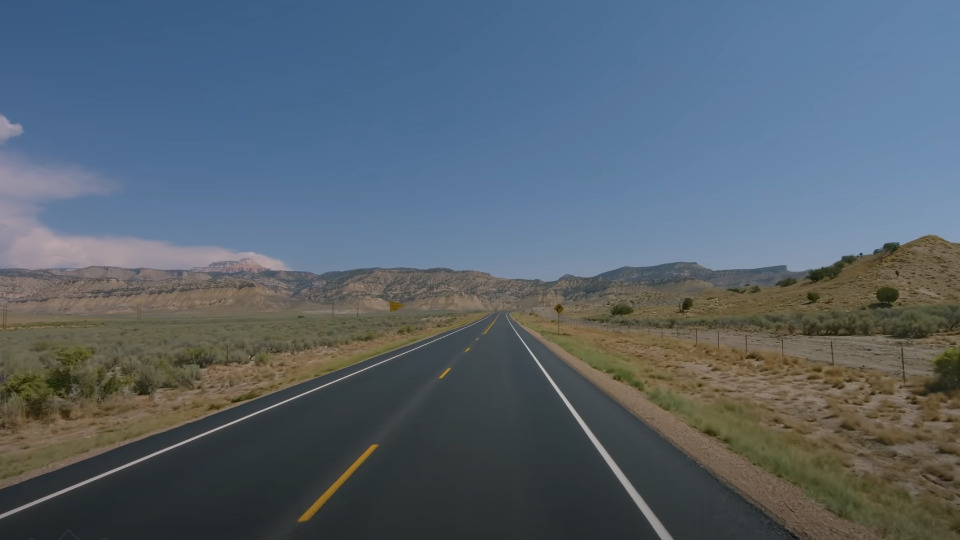
#> input picture input/01.jpeg, 960 x 540 px; its folder holds only this picture in this run
$ jupyter execute --allow-errors pdi.ipynb
#> lines starting #> are read from the running program, lines starting #| are printed output that depends on the picture; after the words box and inside, x2 and y2 are one past the last pixel; in counts of white or black regions, pixels touching at a corner belong together
[cell 1]
import matplotlib.pyplot as plt
import matplotlib.image as mpimg
import numpy as np
import math
import cv2
import os

[cell 2]
# Carrega imagens de entrada
image_names = os.listdir('input')
images = []

for image_name in image_names:
    images.append({"name": image_name, "image": mpimg.imread('input/' + image_name)})

[cell 3]
import math
import statistics


def grayscale(img):
    return cv2.cvtColor(img, cv2.COLOR_RGB2GRAY)

def canny(img, low_threshold, high_threshold):
    return cv2.Canny(img, low_threshold, high_threshold)

def gaussian_blur(img, kernel_size):
    return cv2.GaussianBlur(img, (kernel_size, kernel_size), 0)

def region_of_interest(img, vertices):
    mask = np.zeros_like(img)
    ignore_mask_color = 255
    cv2.fillPoly(mask, vertices, ignore_mask_color)
    # Retorna onde os pixels não são zero
    masked_image = cv2.bitwise_and(img, mask)
    return masked_image


def draw_lines(img, lines):
    # Define a cor das linhas
    color=[255, 0, 255]
    # Define a grossura da linha sendo desenhada
    thickness=3
    """
    Essa função é responsável por encontrar as linhas na imagem.
    Separar segmentos de linha por sua inclinação partindo de duas cordenadas ((y2-y1)/(x2-x1)) para decidir quais segmentos
    fazem parte da linha à esquerda e à direita.
    Calcular a média da posição de cada uma das linhas e extrapolar para o topo e a base da pista.
    """
    left_lines = []
    right_lines = []
    for line in lines:
        for x1,y1,x2,y2 in line:
            # Desenha uma linha a partir das coordenadas
            cv2.line(img, (x1, y1), (x2, y2), color, thickness)
            slope = (y2 - y1) / (x2 - x1)
            if slope > 0 and slope < math.inf:
                right_lines.append(line)
            elif slope < 0 and slope > -math.inf:
                left_lines.append(line)

    left_avg_slope, left_avg_intercept = find_median_slope_intercept(left_lines)
    right_avg_slope, right_avg_intercept = find_median_slope_intercept(right_lines)
    left_min_y = get_min_y(left_lines)
    left_max_y = img.shape[0]
    right_min_y = get_min_y(right_lines)
    right_max_y = img.shape[0]
    left_min_x = (left_min_y - left_avg_intercept) / left_avg_slope
    left_max_x = (left_max_y - left_avg_intercept) / left_avg_slope
    right_min_x = (right_min_y - right_avg_intercept) / right_avg_slope
    right_max_x = (right_max_y - right_avg_intercept) / right_avg_slope
    cv2.line(img, (int(left_min_x), int(left_min_y)), (int(left_max_x), int(left_max_y)), color, 5)
    cv2.line(img, (int(right_min_x), int(right_min_y)), (int(right_max_x), int(right_max_y)), color, 5)

def get_min_y(lines):
    min_y = math.inf
    for line in lines:
        for x1,y1,x2,y2 in line:
            min_y = min([min_y, y1, y2])
    return min_y

def find_median_slope_intercept(lines):
    slopes = []
    intercepts = []
    for line in lines:
        for x1,y1,x2,y2 in line:
            # Diferença entre as coordenadas da linha
            slope = (y2 - y1) / (x2 - x1)
            slopes.append(slope)
            intercepts.append(y2 - slope*x2)
    median_slope = statistics.median(slopes)
    median_intercept = statistics.median(intercepts)
    return median_slope, median_intercept

def hough_lines(img, rho, theta, threshold, min_line_len, max_line_gap):
    """
    'HoughLinesP' é uma técnica popular para detectar qualquer forma,
    se você puder representar essa forma na forma matemática.
    Ele pode detectar a forma mesmo que esteja quebrada ou distorcida um pouco
    https://opencv24-python-tutorials.readthedocs.io/en/latest/py_tutorials/py_imgproc/py_houghlines/py_houghlines.html
    """
    lines = cv2.HoughLinesP(img, rho, theta, threshold, np.array([]), minLineLength=min_line_len, maxLineGap=max_line_gap)
    line_img = np.zeros((img.shape[0], img.shape[1], 3), dtype=np.uint8)
    draw_lines(line_img, lines)
    return line_img

# [9 lines left out: function weighted_img, not called in this run]

[cell 4]
def extract_section_of_interest(image):
    gray = grayscale(image)
    blur_gray = gaussian_blur(gray, 3)
    canny_gray = canny(blur_gray, 128, 200)
    vertices = np.array([[(400, 350), (650, 350), (image.shape[1], image.shape[0]), (100, image.shape[0])]])
    """
    [400 350]
    [650 350]
    [960 540]
    [100 540]
    """
    roi_gray = region_of_interest(canny_gray, vertices)
    return roi_gray

[cell 5]
def color_section_of_interest(masked_image):
    rho = 1
    theta = np.pi/180.0
    threshold = 10
    min_line_len = 5
    max_line_gap = 20
    line_gray = hough_lines(masked_image, rho, theta, threshold, min_line_len, max_line_gap)
    return line_gray

[cell 6]
# Salva imagens extraindo região de interesse e colorindo
def save_image_section_of_interest():
    for image in images:
        image_name = image['name']
        masked_image = extract_section_of_interest(image['image'])
        masked_colored_image = color_section_of_interest(masked_image)
        cv2.imwrite('output/interest_area/' + image_name, masked_image)
        cv2.imwrite('output/colored_interest_area/' + image_name, masked_colored_image)
#> this loop made 1 pass
#> (image_name, vertices in extract_section_of_interest, rho in color_section_of_interest, theta in color_section_of_interest, threshold in color_section_of_interest, min_line_len in color_section_of_interest, max_line_gap in color_section_of_interest) on pass 1: ('01.jpeg', [[400, 350], [650, 350], [960, 540], [100, 540]], 1, 0.0175, 10, 5, 20)
#> pass 1, in extract_section_of_interest, `gray = grayscale(image)`:
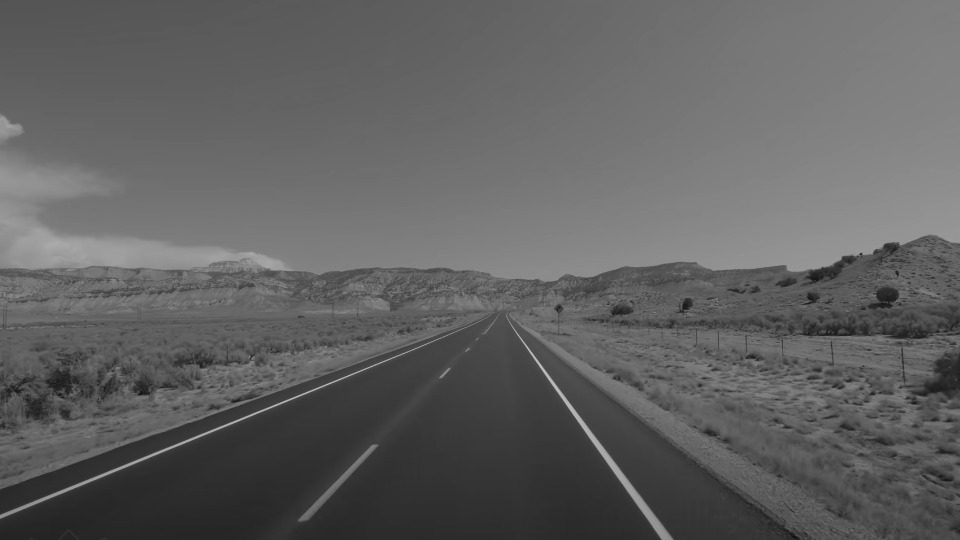
#> gray: shape (540, 960); min 12, max 196, mean 96.7
#> pass 1, in extract_section_of_interest, `canny_gray = canny(blur_gray, 128, 200)`:
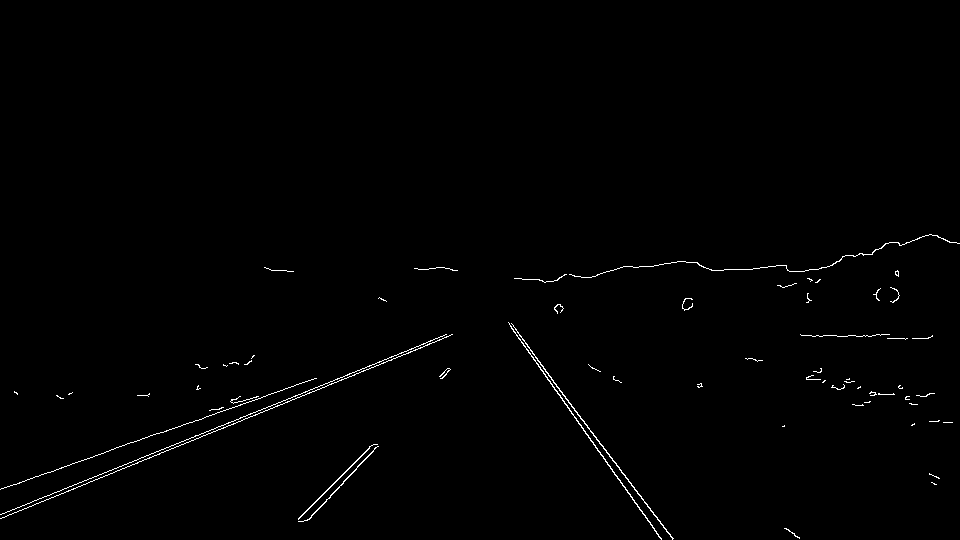
#> canny_gray: shape (540, 960); 0.72% white in thin lines or dots, all inside (x1, y1, x2, y2) = (0, 234, 960, 540)
#> pass 1, in region_of_interest, `masked_image = cv2.bitwise_and(img, mask)`:
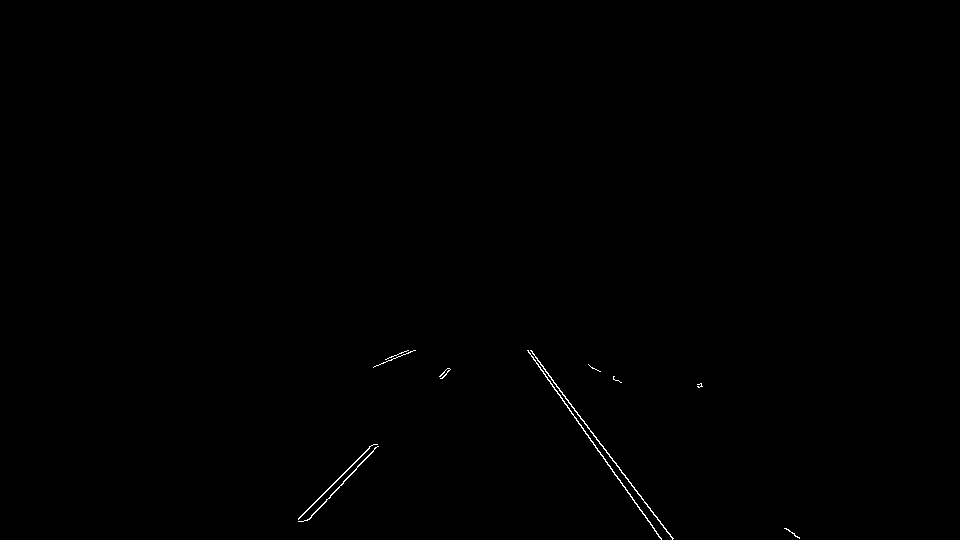
#> masked_image: shape (540, 960); 0.22% white in thin lines or dots, all inside (x1, y1, x2, y2) = (298, 350, 800, 540)

save_image_section_of_interest()

$ run again, on input/05.jpeg
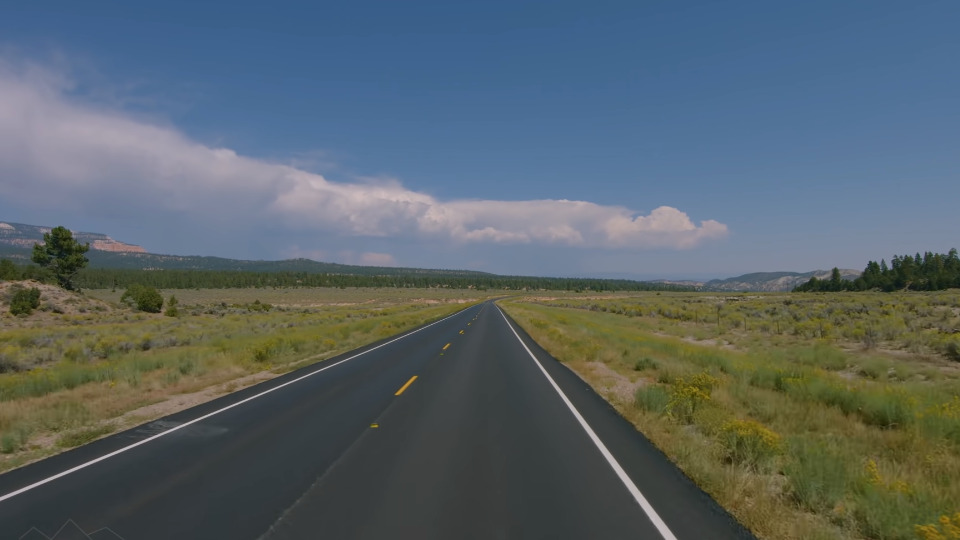
#> input picture input/05.jpeg, 960 x 540 px
#> the loop in save_image_section_of_interest, `for image in images:` made 1 pass
#> (image_name, vertices in extract_section_of_interest, rho in color_section_of_interest, theta in color_section_of_interest, threshold in color_section_of_interest, min_line_len in color_section_of_interest, max_line_gap in color_section_of_interest) on pass 1: ('05.jpeg', [[400, 350], [650, 350], [960, 540], [100, 540]], 1, 0.0175, 10, 5, 20)
#> pass 1, in extract_section_of_interest, `canny_gray = canny(blur_gray, 128, 200)`:
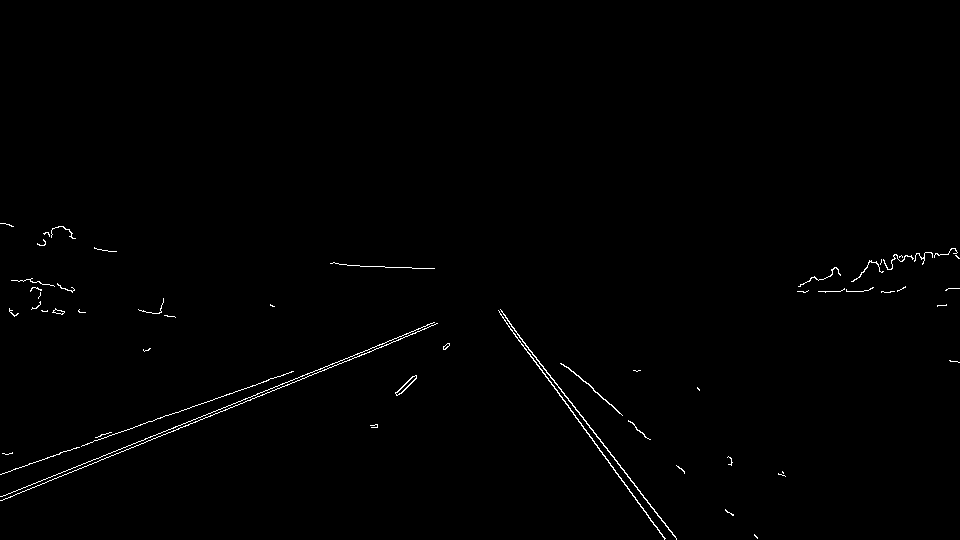
#> canny_gray: shape (540, 960); 0.65% white in thin lines or dots, all inside (x1, y1, x2, y2) = (0, 223, 960, 540)
#> pass 1, in region_of_interest, `masked_image = cv2.bitwise_and(img, mask)`:
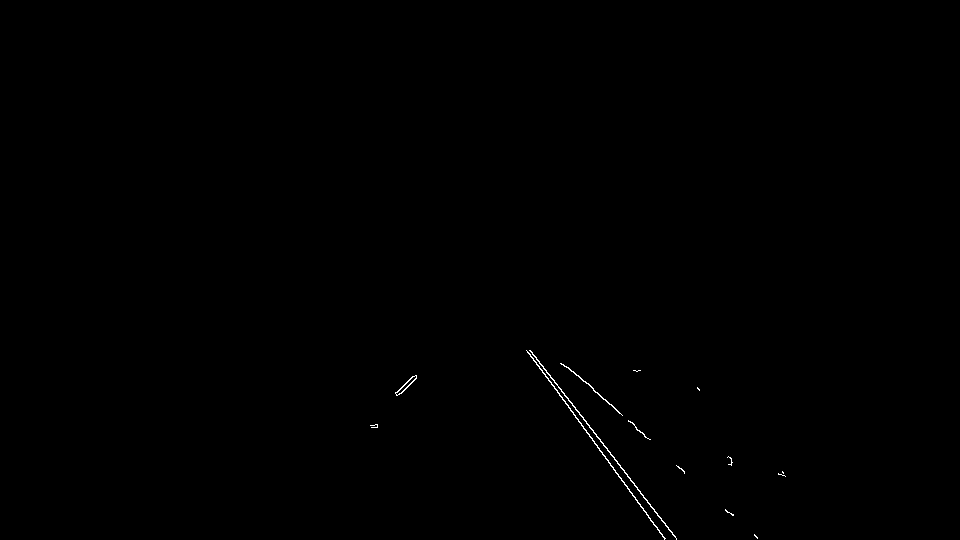
#> masked_image: shape (540, 960); 0.19% white in thin lines or dots, all inside (x1, y1, x2, y2) = (370, 350, 786, 540)

$ run again, on input/06.jpeg
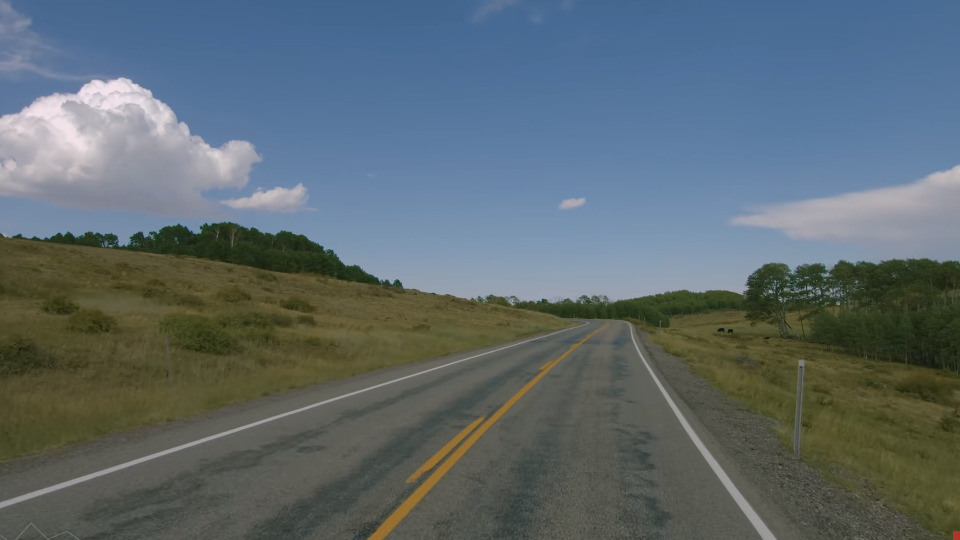
#> input picture input/06.jpeg, 960 x 540 px
#> the loop in save_image_section_of_interest, `for image in images:` made 1 pass
#> (image_name, vertices in extract_section_of_interest, rho in color_section_of_interest, theta in color_section_of_interest, threshold in color_section_of_interest, min_line_len in color_section_of_interest, max_line_gap in color_section_of_interest) on pass 1: ('06.jpeg', [[400, 350], [650, 350], [960, 540], [100, 540]], 1, 0.0175, 10, 5, 20)
#> pass 1, in extract_section_of_interest, `canny_gray = canny(blur_gray, 128, 200)`:
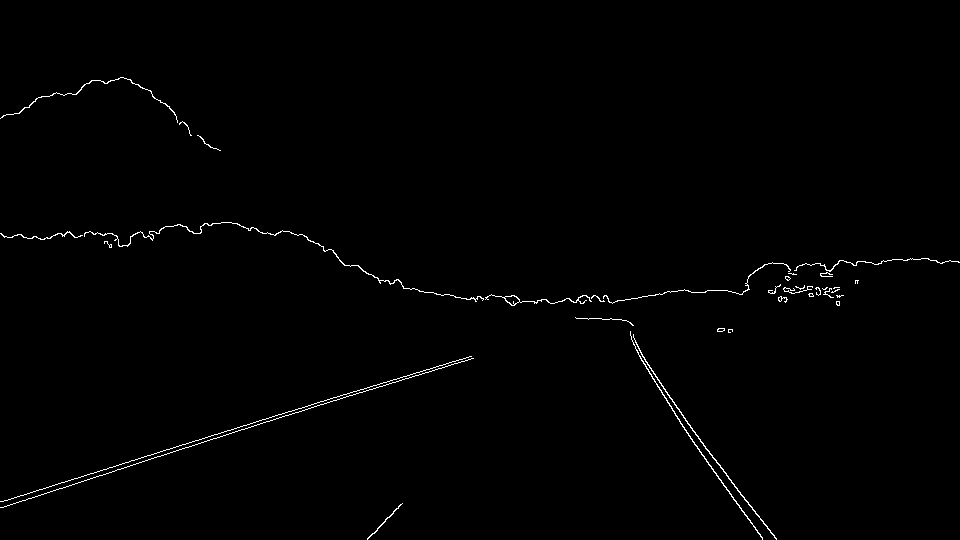
#> canny_gray: shape (540, 960); 0.73% white in thin lines or dots, all inside (x1, y1, x2, y2) = (0, 77, 960, 540)
#> pass 1, in region_of_interest, `masked_image = cv2.bitwise_and(img, mask)`:
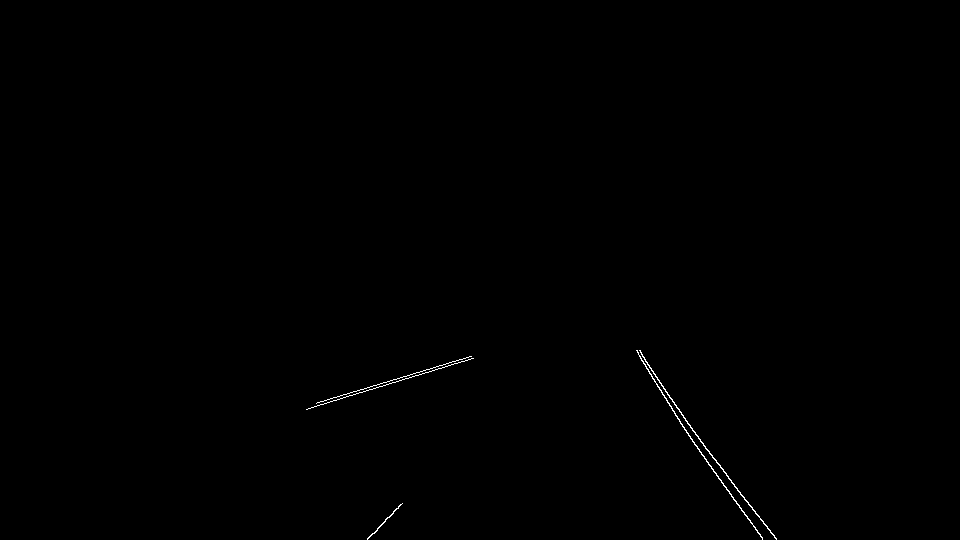
#> masked_image: shape (540, 960); 0.2% white in thin lines or dots, all inside (x1, y1, x2, y2) = (306, 350, 777, 540)

$ run again, on input/02.jpeg
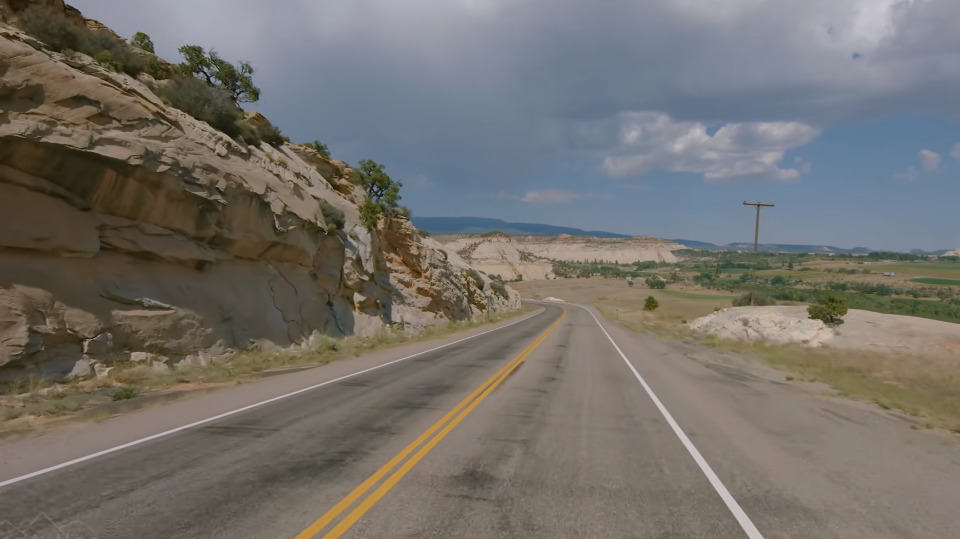
#> input picture input/02.jpeg, 960 x 539 px
#> the loop in save_image_section_of_interest, `for image in images:` made 1 pass
#> (image_name, vertices in extract_section_of_interest, rho in color_section_of_interest, theta in color_section_of_interest, threshold in color_section_of_interest, min_line_len in color_section_of_interest, max_line_gap in color_section_of_interest) on pass 1: ('02.jpeg', [[400, 350], [650, 350], [960, 539], [100, 539]], 1, 0.0175, 10, 5, 20)
#> pass 1, in extract_section_of_interest, `canny_gray = canny(blur_gray, 128, 200)`:
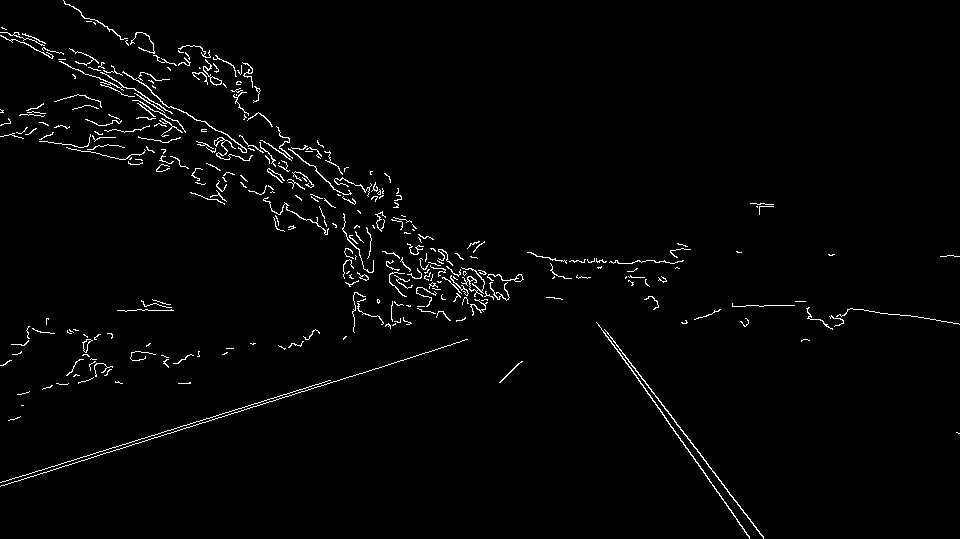
#> canny_gray: shape (539, 960); 1.9% white in thin lines or dots
#> pass 1, in region_of_interest, `masked_image = cv2.bitwise_and(img, mask)`:
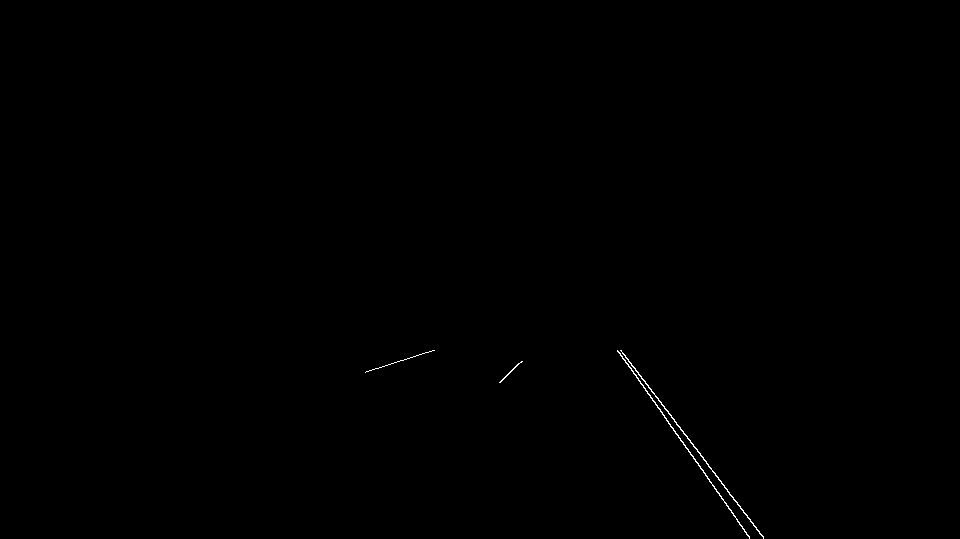
#> masked_image: shape (539, 960); 0.15% white in thin lines or dots, all inside (x1, y1, x2, y2) = (365, 350, 764, 539)
